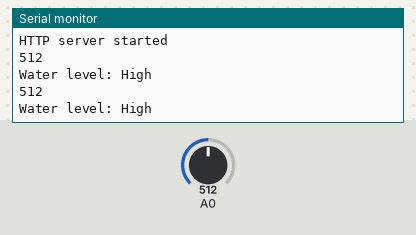
Bench run of a sketch on a simulated ESP8266 (NodeMCU). Parts: the last lines printed to the serial monitor. The test bench sets the inputs (shaded band); at power-on: A0 = 512.

Above: at 2.2 s.
2.3 s: A0 set to 303
At 3.6 s:
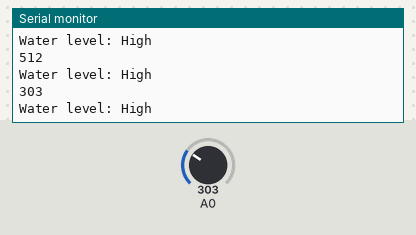
3.8 s: A0 set to 278
At 4.5 s:
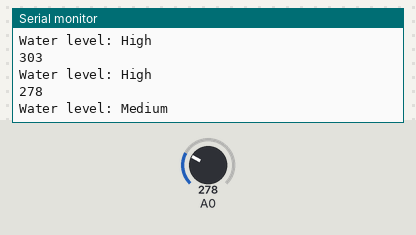
6.5 s: A0 set to 167
At 7.8 s:
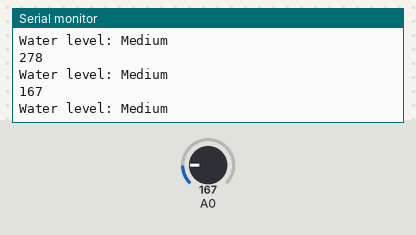
8.0 s: A0 set to 146
At 8.8 s:
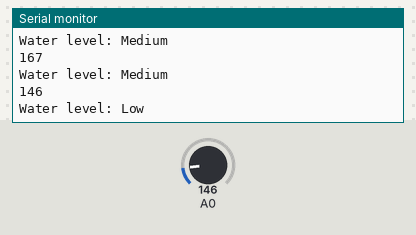
Timing chart, 0 to 11.0 s (numbered marks = the images above; inputs shaded):
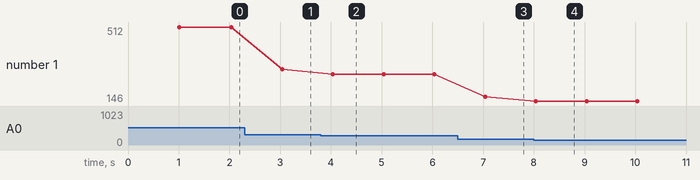

Measured:
- the behaviour switches between 291 and 290 on A0 (found by bisection; images 1 and 2)
- the behaviour switches between 161 and 160 on A0 (found by bisection; images 3 and 4)
- after the input at 2.3 s, the serial monitor: prints a new line after 0.74 s (image 1)
- after the input at 3.8 s, the serial monitor: prints a new line after 0.24 s (image 2)
- after the input at 6.5 s, the serial monitor: prints a new line after 0.54 s (image 3)
- after the input at 8.0 s, the serial monitor: prints a new line at once (image 4)
- plotted number 1: 512 → 303 after the input at 2.3 s, 303 → 278 after the input at 3.8 s, 278 → 167 after the input at 6.5 s, 167 → 146 after the input at 8.0 s

The sketch:

upload_to_web.ino
```cpp
#include <ESP8266WiFi.h>
#include <WiFiClient.h>
#include <ESP8266WebServer.h>

/* Set these to your desired credentials. */
const char *ssid = "ESPap";
const char *pwd = "12345678";
String s,x;


int value;          //Variable to store the incomming data


ESP8266WebServer server(80);

/* Just a little test message.  Go to http://192.168.4.1 in a web browser
 * connected to this access point to see it.
 */
void handleRoot() {
  s="<!DOCTYPE html><html><head></head><body><table border= 1px; bordercolor=\"/white\"; style=\"/width: 100%; background-color: Cyan; color: blue;\" ><tr style=\"/text-align: center\"><td ><h1 >Water level sensor </h1><font size=\"/5\"> <strong>water level :</strong>";
  s= s+ String(x);
 s= s+ "<br /> <br></font><div style=\"/float: center; margin-left: 120px\"><img src=\"/https://lh6.ggpht.com/AyI5C0xP9_Gpoic98l5W0zCpTM5t37KMh9Q8wUwlIiUMl4relilVQhpqsosFMRACu9g=w300\" width=\"/180\" height=\"/180\"></div></td><br/></td></tr></table></body><br/></td></tr></table></body>";
  server.send(200, "text/html",s );


  server.send(200, "text/html", s);
}

void setup() {
  delay(1000);
  Serial.begin(9600);
  Serial.println();
  Serial.print("Configuring access point...");
  /* You can remove the password parameter if you want the AP to be open. */
  WiFi.softAP(ssid,pwd);

  IPAddress myIP = WiFi.softAPIP();
  Serial.print("AP IP address: ");
  Serial.println(myIP);
  server.on("/", handleRoot);
  server.begin();
  Serial.println("HTTP server started");
}

void loop() {
value = analogRead(A0); //Read data from analog pin and store it to value variable
  Serial.println(value);
  if (value<=160){
    Serial.println("Water level: Low");
    x="Low";
    delay(1000);
  }
  else if (value>160 && value<=290){
    Serial.println("Water level: Medium");
    x="Medium";
    delay(1000);
  }
  else if (value>290){
    Serial.println("Water level: High");
    x="High";
    delay(1000);
  }


  server.handleClient();
}
```
